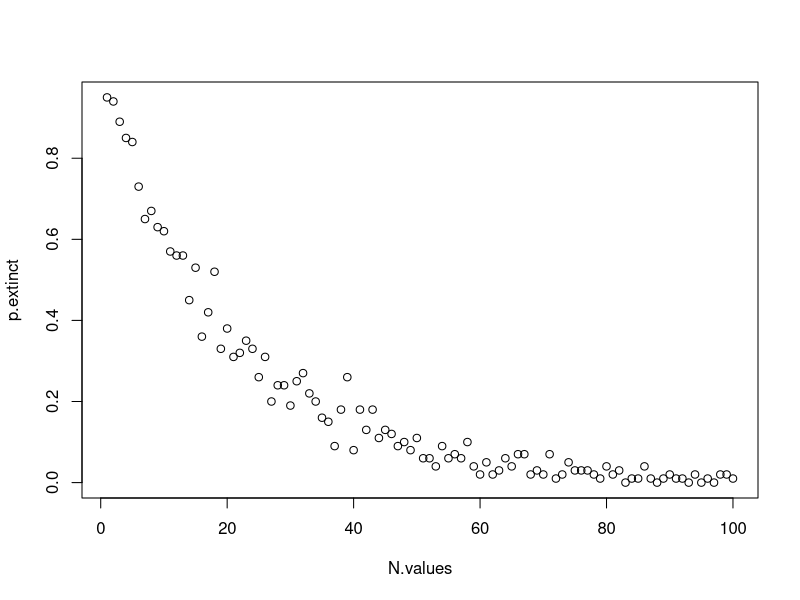
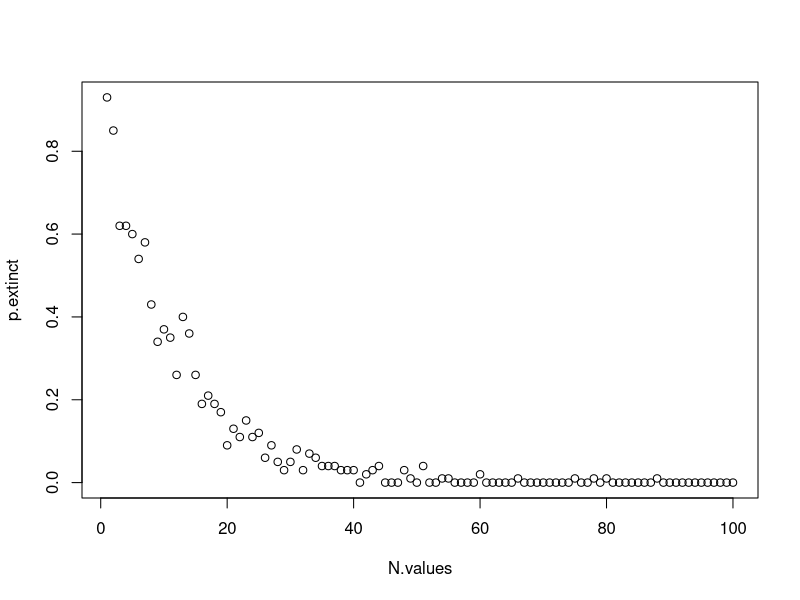
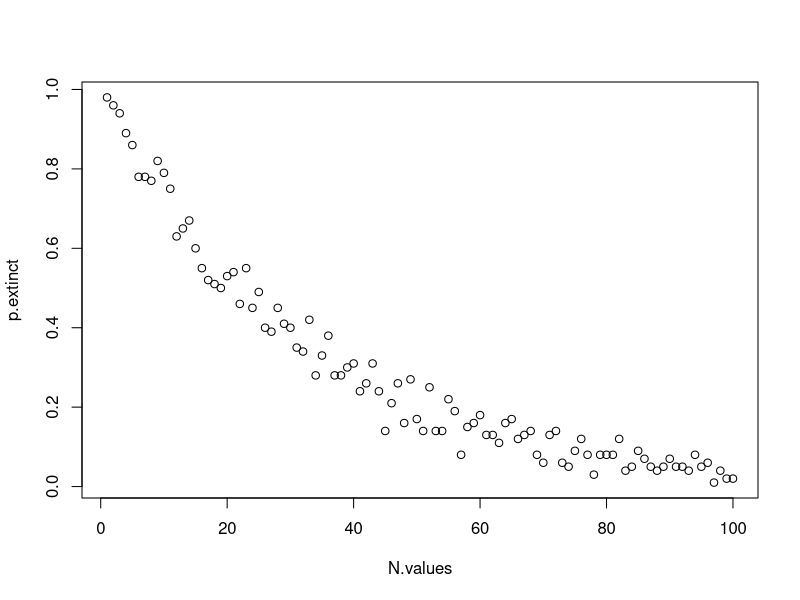
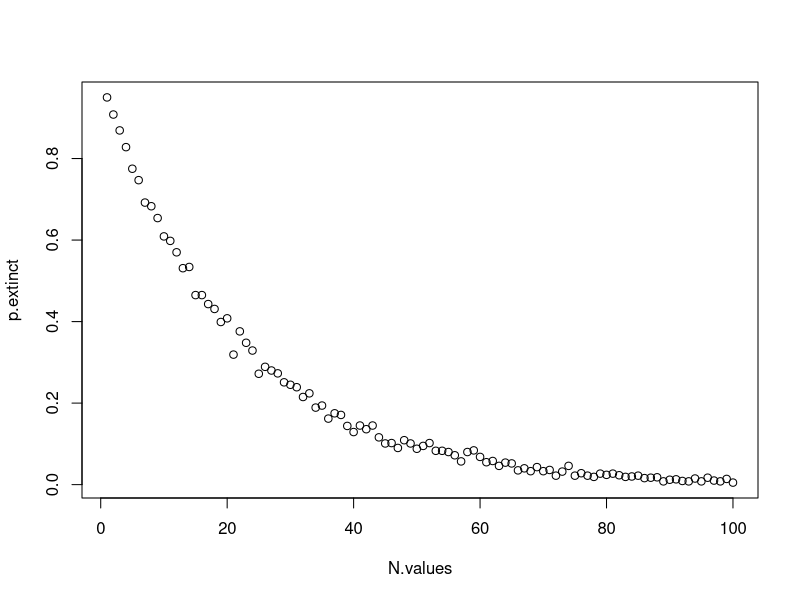
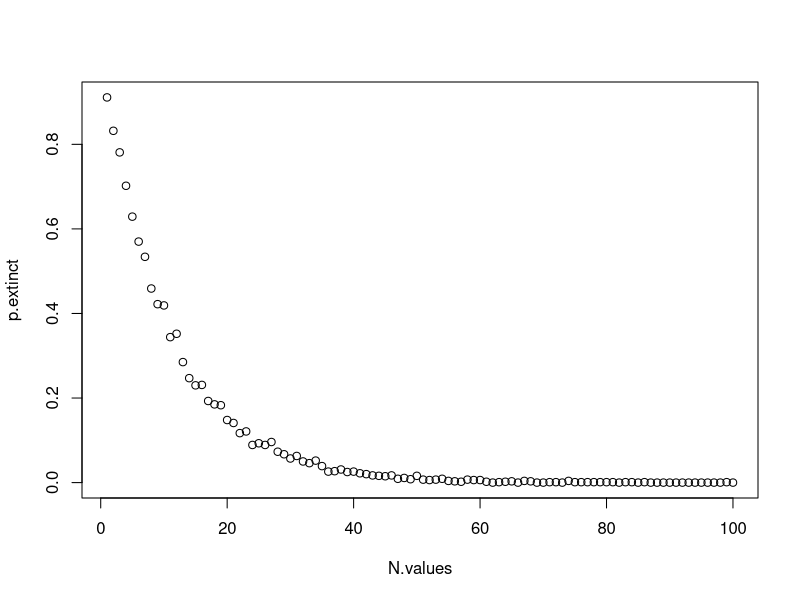

The R source for these figures, in order: (Note: a time limit stopped this script after it produced the figures.)
#Random walk model
#specify number of years, starting population size, probability b of producing new offspring, 
#probability d of dying (and hence probability 1-b-d of neither dying nor producing new offspring)
#assume death implies no reproduction. 
#Code written by Trevor A. Branch, 21 April 2012, tbranch@uw.edu


random.walk <- function(N, b, d, nyears=50) {
  N.vector <- vector(length=nyears)
  N.vector[1] <- N  #first year
  for (yr in 2:nyears) {
    probs <- runif(n=N.vector[yr-1])  #vector of probabilities between 0 and 1
    births <- sum(probs<b)    #probs<b returns vector of T or F, but T=1, and F=0, therefore sum() is the number of T
    deaths <- sum(probs>=b & (probs < b+d))  #if between b and b+d then death
    N.vector[yr] <- N.vector[yr-1]+births-deaths
  }                
  invisible(N.vector)
}
temp <- cbind(random.walk(N=20,b=0.2,d=0.2,nyears=100),random.walk(N=20,b=0.2,d=0.2,nyears=100),random.walk(N=20,b=0.2,d=0.2,nyears=100),
     random.walk(N=20,b=0.2,d=0.2,nyears=100),random.walk(N=20,b=0.2,d=0.2,nyears=100))
write.csv(temp,file="Tables\\SampleRandomWalks.csv")

extinction.prob <- function(N.values=seq(1,100,1), b=0.2, d=0.2, nyears=100, nsims=100) {
  p.extinct <- vector(length=length(N.values))
  for (j in 1:length(N.values)) {
    nextinct <- 0
    for (k in 1:nsims) {
      if (random.walk(N=N.values[j],b=b,d=d,nyears=nyears)[nyears]==0) {
        nextinct <- nextinct+1
      }
    }
    p.extinct[j] <- nextinct/nsims
  }
  plot(x=N.values,y=p.extinct)
  invisible(cbind(N.values,p.extinct))
}
temp <- extinction.prob(b=0.2,d=0.2)
write.csv(temp,file="Tables\\RandomWalk02.csv")
temp <- extinction.prob(b=0.1,d=0.1)
write.csv(temp,file="Tables\\RandomWalk01.csv")
temp <- extinction.prob(b=0.3,d=0.3)
write.csv(temp,file="Tables\\RandomWalk03.csv")

temp <- extinction.prob(b=0.2,d=0.2, nsims=1000)
write.csv(temp,file="Tables\\RandomWalk02_1000.csv")
temp <- extinction.prob(b=0.1,d=0.1, nsims=1000)
write.csv(temp,file="Tables\\RandomWalk01_1000.csv")
temp <- extinction.prob(b=0.3,d=0.3, nsims=1000)
write.csv(temp,file="Tables\\RandomWalk03_1000.csv")

temp <- extinction.prob(b=0.2,d=0.2, nsims=10000)
write.csv(temp,file="Tables\\RandomWalk02_10000.csv")
temp <- extinction.prob(b=0.1,d=0.1, nsims=10000)
write.csv(temp,file="Tables\\RandomWalk01_10000.csv")
temp <- extinction.prob(b=0.3,d=0.3, nsims=10000)
write.csv(temp,file="Tables\\RandomWalk03_10000.csv")
